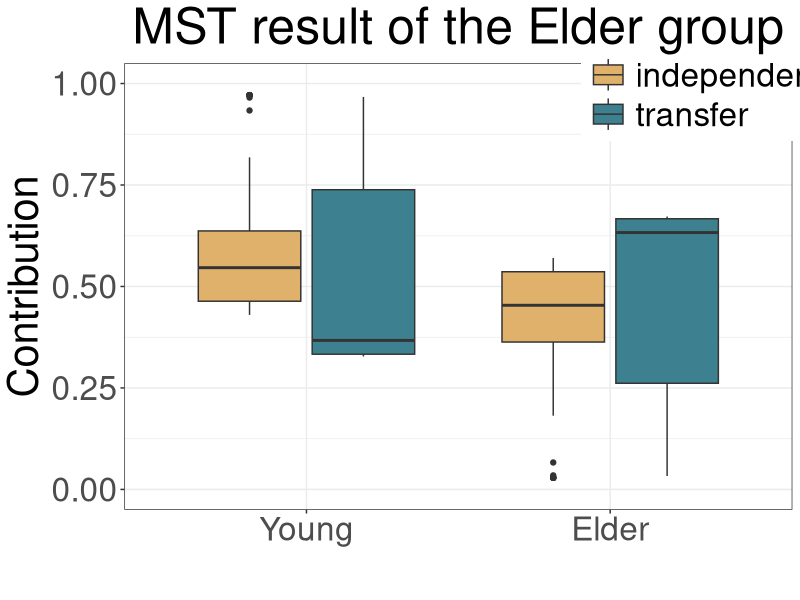

This figure's R source:
library(ggplot2)
library(ggpubr)
library(dplyr)
library(reshape2)

inde.Data <- read.csv('independent_result/layerMelt.csv')[, c(2,3)] 
trans.Data <- read.csv('transfer_result/layerMelt.csv')[, c(2,3)]
inde.Data['mode'] <- 'independent'
trans.Data['mode'] <- 'transfer'
bind.Data <- bind_rows(inde.Data, trans.Data)
# bind.Data$Env <- factor(bind.Data$Env, levels=c('Young','Middle age', 'Elder'))
bind.Data$Env <- factor(bind.Data$Env, levels=c('Young', 'Elder'))

box.Plot <- ggplot(bind.Data)+
                geom_boxplot(aes(x=Env, y=Contribution, fill=mode))+
                ylim(c(0, 1))+
                xlab('')+
                ylab('Contribution')+
                scale_fill_manual(values=c('#DFB16B', '#3D808F'))+
                guides()+
                theme_bw()+
                labs(title='MST result of the Elder group')+
                theme(text=element_text(size=30),
                        plot.title=(element_text(hjust=0.5)),
                        legend.title=element_blank(),
                        legend.position=(c(0.87, 0.93)),
                        legend.key.size=unit(1, 'cm'))
ggsave('box_plot_elder.jpg', height=10, width=15)